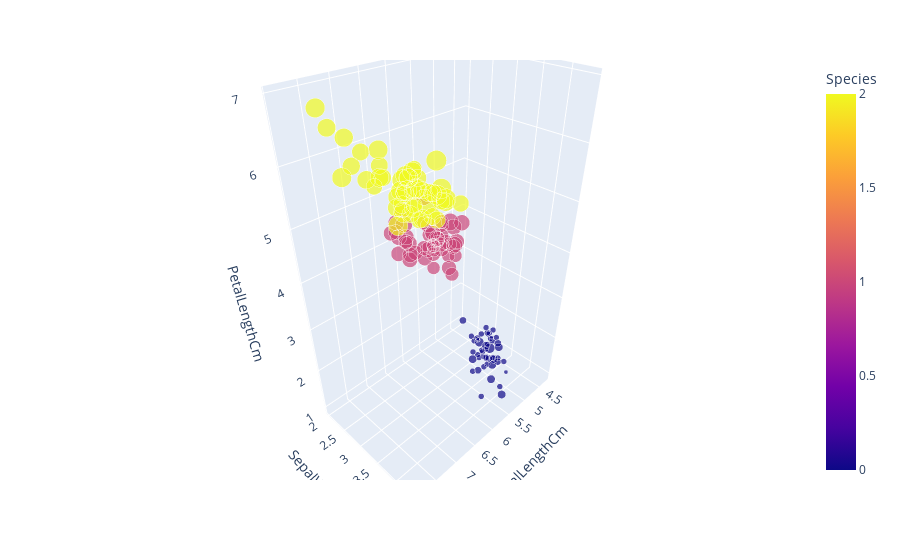

The notebook cell saved with this chart:
### Code cell
import plotly.express as px

# Crear el gráfico interactivo con Plotly Express
fig = px.scatter_3d(iris, x='SepalLengthCm', y='SepalWidthCm', z='PetalLengthCm', color='Species', size='PetalWidthCm', labels={'PetalWidthCm': 'Petal Width (cm)'})

# Mostrar el gráfico interactivo
fig.show()

### Figure 1 — Plotly figure (JSON) as saved in the notebook; plotly's stock layout.template omitted (floating-point values rounded to 4 significant figures; data arrays with more than 128 entries replaced by an {"elided": "..."} marker saying what was removed)
{"data": [{"hovertemplate": "SepalLengthCm=%{x}<br>SepalWidthCm=%{y}<br>PetalLengthCm=%{z}<br>Petal Width (cm)=%{marker.size}<br>Species=%{marker.color}<extra></extra>", "legendgroup": "", "marker": {"color": {"elided": "150 int values"}, "coloraxis": "coloraxis", "size": {"elided": "150 float values"}, "sizemode": "area", "sizeref": 0.00625, "symbol": "circle"}, "mode": "markers", "name": "", "scene": "scene", "showlegend": false, "type": "scatter3d", "x": {"elided": "150 float values"}, "y": {"elided": "150 float values"}, "z": {"elided": "150 float values"}}], "layout": {"coloraxis": {"colorbar": {"title": {"text": "Species"}}, "colorscale": [[0, "#0d0887"], [0.1111, "#46039f"], [0.2222, "#7201a8"], [0.3333, "#9c179e"], [0.4444, "#bd3786"], [0.5556, "#d8576b"], [0.6667, "#ed7953"], [0.7778, "#fb9f3a"], [0.8889, "#fdca26"], [1, "#f0f921"]]}, "legend": {"itemsizing": "constant", "tracegroupgap": 0}, "margin": {"t": 60}, "scene": {"domain": {"x": [0, 1], "y": [0, 1]}, "xaxis": {"title": {"text": "SepalLengthCm"}}, "yaxis": {"title": {"text": "SepalWidthCm"}}, "zaxis": {"title": {"text": "PetalLengthCm"}}}}}
